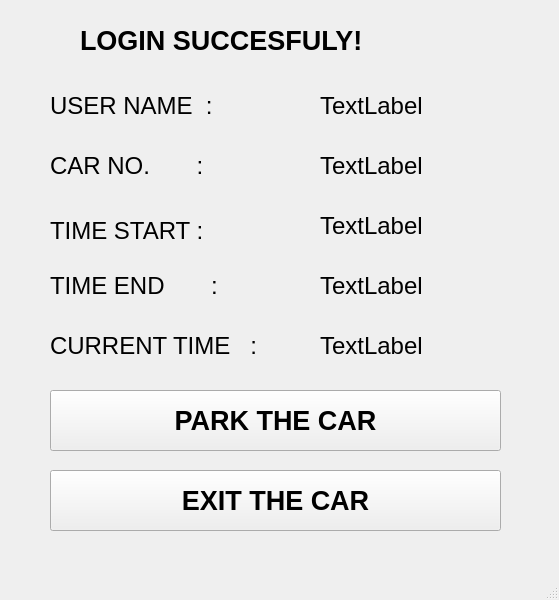
<?xml version="1.0" encoding="UTF-8"?>
<ui version="4.0">
 <class>MainWindow</class>
 <widget class="QMainWindow" name="MainWindow">
  <property name="geometry">
   <rect>
    <x>0</x>
    <y>0</y>
    <width>559</width>
    <height>600</height>
   </rect>
  </property>
  <property name="windowTitle">
   <string>MainWindow</string>
  </property>
  <widget class="QWidget" name="centralwidget">
   <widget class="QLabel" name="label">
    <property name="geometry">
     <rect>
      <x>80</x>
      <y>20</y>
      <width>361</width>
      <height>41</height>
     </rect>
    </property>
    <property name="font">
     <font>
      <pointsize>20</pointsize>
      <weight>75</weight>
      <bold>true</bold>
     </font>
    </property>
    <property name="text">
     <string>LOGIN SUCCESFULY!</string>
    </property>
   </widget>
   <widget class="QLabel" name="label_2">
    <property name="geometry">
     <rect>
      <x>50</x>
      <y>90</y>
      <width>201</width>
      <height>31</height>
     </rect>
    </property>
    <property name="font">
     <font>
      <pointsize>18</pointsize>
     </font>
    </property>
    <property name="text">
     <string>USER NAME  :</string>
    </property>
   </widget>
   <widget class="QLabel" name="label_3">
    <property name="geometry">
     <rect>
      <x>320</x>
      <y>90</y>
      <width>361</width>
      <height>31</height>
     </rect>
    </property>
    <property name="font">
     <font>
      <pointsize>18</pointsize>
     </font>
    </property>
    <property name="text">
     <string>TextLabel</string>
    </property>
   </widget>
   <widget class="QLabel" name="label_4">
    <property name="geometry">
     <rect>
      <x>50</x>
      <y>150</y>
      <width>191</width>
      <height>31</height>
     </rect>
    </property>
    <property name="font">
     <font>
      <pointsize>18</pointsize>
     </font>
    </property>
    <property name="text">
     <string>CAR NO.       :</string>
    </property>
   </widget>
   <widget class="QLabel" name="label_5">
    <property name="geometry">
     <rect>
      <x>320</x>
      <y>150</y>
      <width>371</width>
      <height>31</height>
     </rect>
    </property>
    <property name="font">
     <font>
      <pointsize>18</pointsize>
     </font>
    </property>
    <property name="text">
     <string>TextLabel</string>
    </property>
   </widget>
   <widget class="QLabel" name="label_6">
    <property name="geometry">
     <rect>
      <x>50</x>
      <y>210</y>
      <width>181</width>
      <height>41</height>
     </rect>
    </property>
    <property name="font">
     <font>
      <pointsize>18</pointsize>
     </font>
    </property>
    <property name="text">
     <string>TIME START :</string>
    </property>
   </widget>
   <widget class="QLabel" name="label_7">
    <property name="geometry">
     <rect>
      <x>320</x>
      <y>210</y>
      <width>411</width>
      <height>31</height>
     </rect>
    </property>
    <property name="font">
     <font>
      <pointsize>18</pointsize>
     </font>
    </property>
    <property name="text">
     <string>TextLabel</string>
    </property>
   </widget>
   <widget class="QLabel" name="label_8">
    <property name="geometry">
     <rect>
      <x>50</x>
      <y>270</y>
      <width>261</width>
      <height>31</height>
     </rect>
    </property>
    <property name="font">
     <font>
      <pointsize>18</pointsize>
     </font>
    </property>
    <property name="text">
     <string>TIME END       :</string>
    </property>
   </widget>
   <widget class="QLabel" name="label_9">
    <property name="geometry">
     <rect>
      <x>320</x>
      <y>270</y>
      <width>401</width>
      <height>31</height>
     </rect>
    </property>
    <property name="font">
     <font>
      <pointsize>18</pointsize>
     </font>
    </property>
    <property name="text">
     <string>TextLabel</string>
    </property>
   </widget>
   <widget class="QLabel" name="label_10">
    <property name="geometry">
     <rect>
      <x>50</x>
      <y>330</y>
      <width>301</width>
      <height>31</height>
     </rect>
    </property>
    <property name="font">
     <font>
      <pointsize>18</pointsize>
     </font>
    </property>
    <property name="text">
     <string>CURRENT TIME   :</string>
    </property>
   </widget>
   <widget class="QLabel" name="label_11">
    <property name="geometry">
     <rect>
      <x>320</x>
      <y>330</y>
      <width>371</width>
      <height>31</height>
     </rect>
    </property>
    <property name="font">
     <font>
      <pointsize>18</pointsize>
     </font>
    </property>
    <property name="text">
     <string>TextLabel</string>
    </property>
   </widget>
   <widget class="QPushButton" name="pushButton">
    <property name="geometry">
     <rect>
      <x>50</x>
      <y>390</y>
      <width>451</width>
      <height>61</height>
     </rect>
    </property>
    <property name="font">
     <font>
      <pointsize>20</pointsize>
      <weight>75</weight>
      <bold>true</bold>
     </font>
    </property>
    <property name="text">
     <string>PARK THE CAR</string>
    </property>
   </widget>
   <widget class="QPushButton" name="pushButton_2">
    <property name="geometry">
     <rect>
      <x>50</x>
      <y>470</y>
      <width>451</width>
      <height>61</height>
     </rect>
    </property>
    <property name="font">
     <font>
      <pointsize>20</pointsize>
      <weight>75</weight>
      <bold>true</bold>
     </font>
    </property>
    <property name="text">
     <string>EXIT THE CAR</string>
    </property>
   </widget>
  </widget>
  <widget class="QMenuBar" name="menubar">
   <property name="geometry">
    <rect>
     <x>0</x>
     <y>0</y>
     <width>559</width>
     <height>26</height>
    </rect>
   </property>
  </widget>
  <widget class="QStatusBar" name="statusbar"/>
 </widget>
 <resources/>
 <connections/>
</ui>
